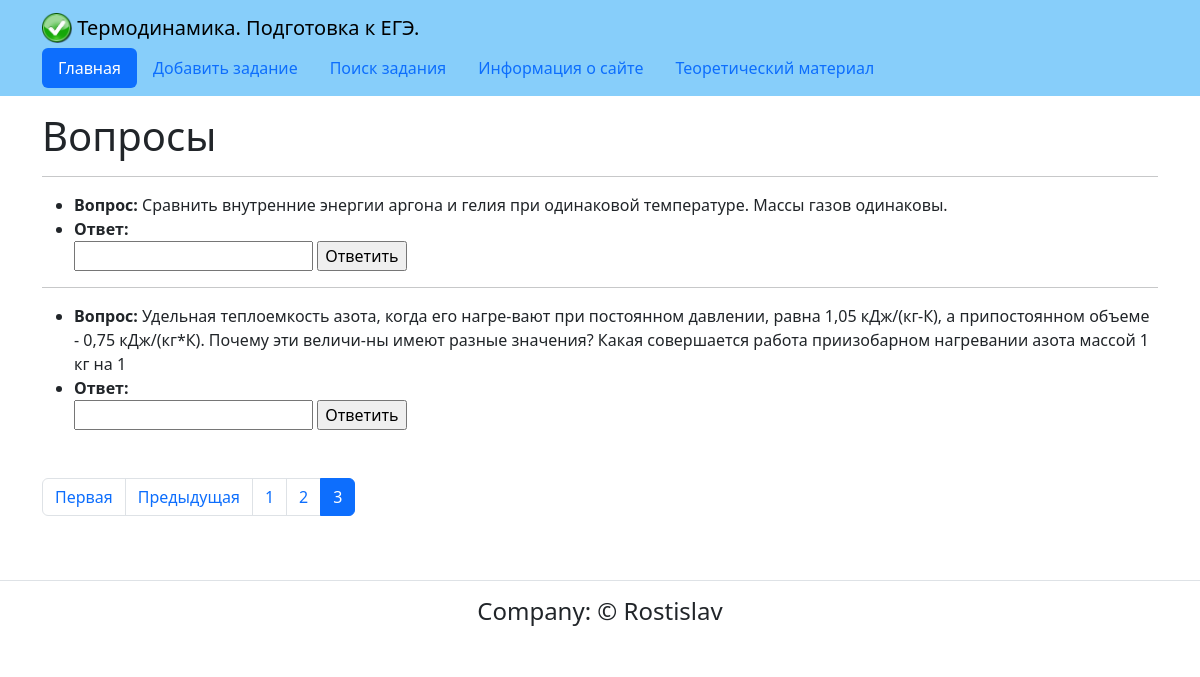
/?page=3, run on the app's committed database.
### questions/models.py (models this page shows, shortened)
class Questions(models.Model):
    questions = models.CharField(max_length=256, verbose_name='Вопрос')
    answer = models.CharField(max_length=256, verbose_name= 'Ответ', blank=True)
    category = models.ForeignKey('Category', on_delete=models.SET_NULL,
                                 null=True, blank=True,
                                 verbose_name= 'Категория')
    correct = models.CharField(max_length=256,
                               verbose_name= 'Правильный ответ', default=' ')
    describe = models.TextField(verbose_name= 'Развернутый ответ', blank=True)
    picture = models.ImageField('Фотография', upload_to='questions',
                                blank=True)
    class Meta:
        verbose_name = 'Вопрос'
        verbose_name_plural = 'Вопросы'
        ordering = ('questions',)

### questions/views.py (the view)
# urls.py: path('', index, name='index'),
def index(request):
    templ = 'questions/index.html'
    objs = Questions.objects.select_related('category')
    paginator = Paginator(objs,5)
    page_number = request.GET.get('page')
    page_obj = paginator.get_page(page_number)
    context = {'page_obj': page_obj }
    return render(request, templ, context)

### templates/questions/index.html (shortened to what this page needs)
{% extends "base.html" %}
{% block content %}
  <h1>Вопросы</h1>
  {% for quest in page_obj %}
  <hr>
  <article>
    <ul>
      <li>
        <b>Вопрос:</b> {{ quest.questions }}
      </li>
      <li>
        <b>Ответ:</b>
        <form action="{% url 'questions:detail' quest.id %}">
          <input type="text" name="answer" required autocomplete="off">
          <input type="submit" value="Ответить">
        </form>
      </li>
    </ul>
    {% endfor %}
  </article>
{% include 'includes/paginator.html' %}
{% endblock %}

### data on the page
Questions: questions "Сравнить внутренние энергии аргона и гелия при одинаковой температуре. Массы газов одинаковы."
Questions: questions "Удельная теплоемкость азота, когда его нагре-вают при постоянном давлении, равна 1,05 кДж/(кг-К), а припостоянном объеме - 0,75 кДж/(кг*К). Почему эти величи-ны имеют разные значения? Какая совершается работа приизобарном нагревании азота массой 1 кг на 1"

### other printed values
{{ i }} "1" "2"
{{ i }} "3"
